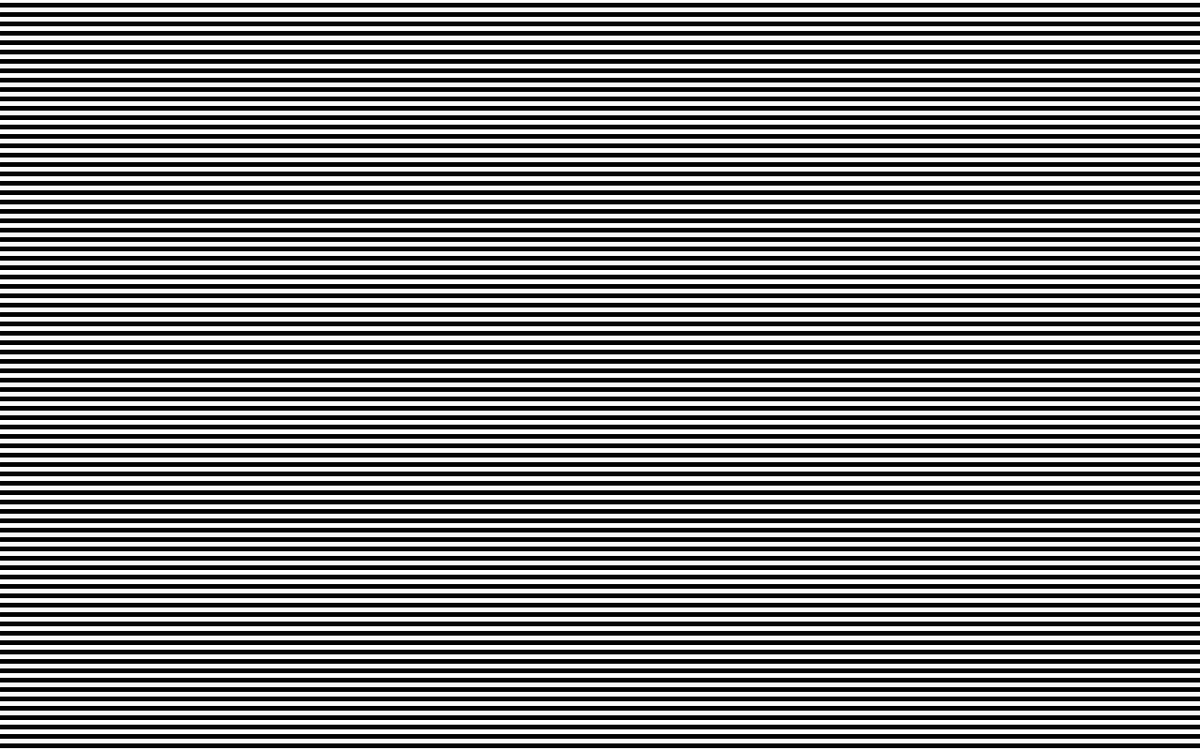
Frame 1 (no input)
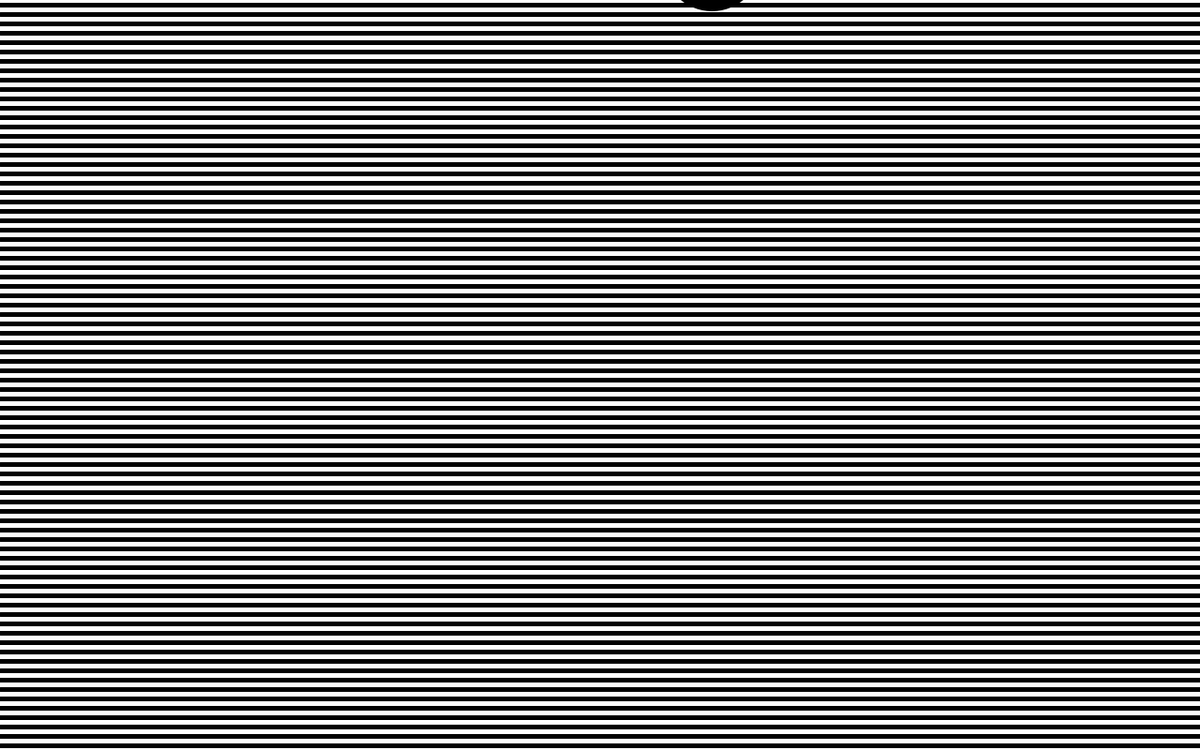
Frame 60 (the mouse pressed at the canvas centre just before this capture)
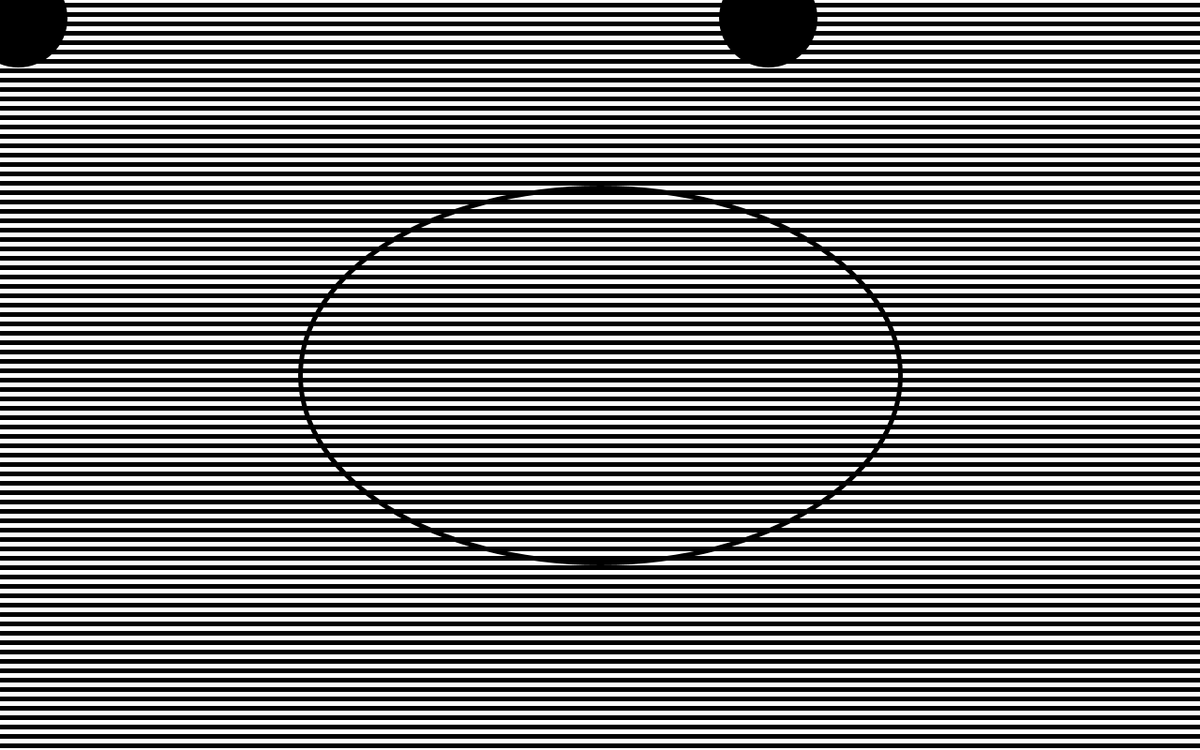
Frame 120 (the mouse held since frame 60 and released just before this capture)

The Processing sketch that drew these frames (run headless with seeded random() and noise(); from frame 60 on, the mouse is pressed at the canvas centre):

// Processing sketch: processing_187156
// ── processing_187156.pde

//Sebastian Moya-Martinez

/* The 1 key fills the circles with black, 2 eliminates the fill
while maintaing the stroke. Clicking and dragging will render a
black ellipse in the center which rerenders behind the black and 
white stripes. This ellipse's size is dependant on mouseX and
mouseY positions.*/

color fillColor = color(#000000);
boolean pause = false;
int k = 100;
int ballX = -400;
int ballY = -200;
int lineY = 5;

void setup() {
  background(#FFFFFF);
  size(1280,800);
  smooth();
}

void draw() {
  background(#ffffff); //Comment this out for a hole-punch effect
  fill(fillColor);
  for (int i = 0; i<20; i++){
    ellipse(ballX-200-200*i, ballY-200*i, 100, 100); //Left
    ellipse(ballX+300-200*i, ballY+100-200*i, 100, 100); //First ball
    ellipse(ballX+600-200*i, ballY-200*i, 100, 100);
    ellipse(ballX+1100-200*i, ballY+100-200*i, 100, 100); //Top
  }
   
  strokeWeight(5);
  fill(#000000);
  for (int j = 0; j<800; j++){
    line(0,lineY+10*j,1280,lineY+10*j);
    fill(#ffffff);
    line(0, lineY+20*j,1280,lineY+20*j);
    
  }

  ballX++;
  ballY++;
  k++;
  if(mousePressed){  //Black ellipse
    pushMatrix();
    strokeWeight(5);
    noFill();
    stroke(#000000);
    ellipse(width/2, height/2, mouseX, mouseY);
    popMatrix();
   }
}

void keyReleased(){
  switch(key){
  case '1':
   fillColor = color(#000000);
   break; 
   case '2':
   fillColor = color(#FFFFFF);
  }
}
